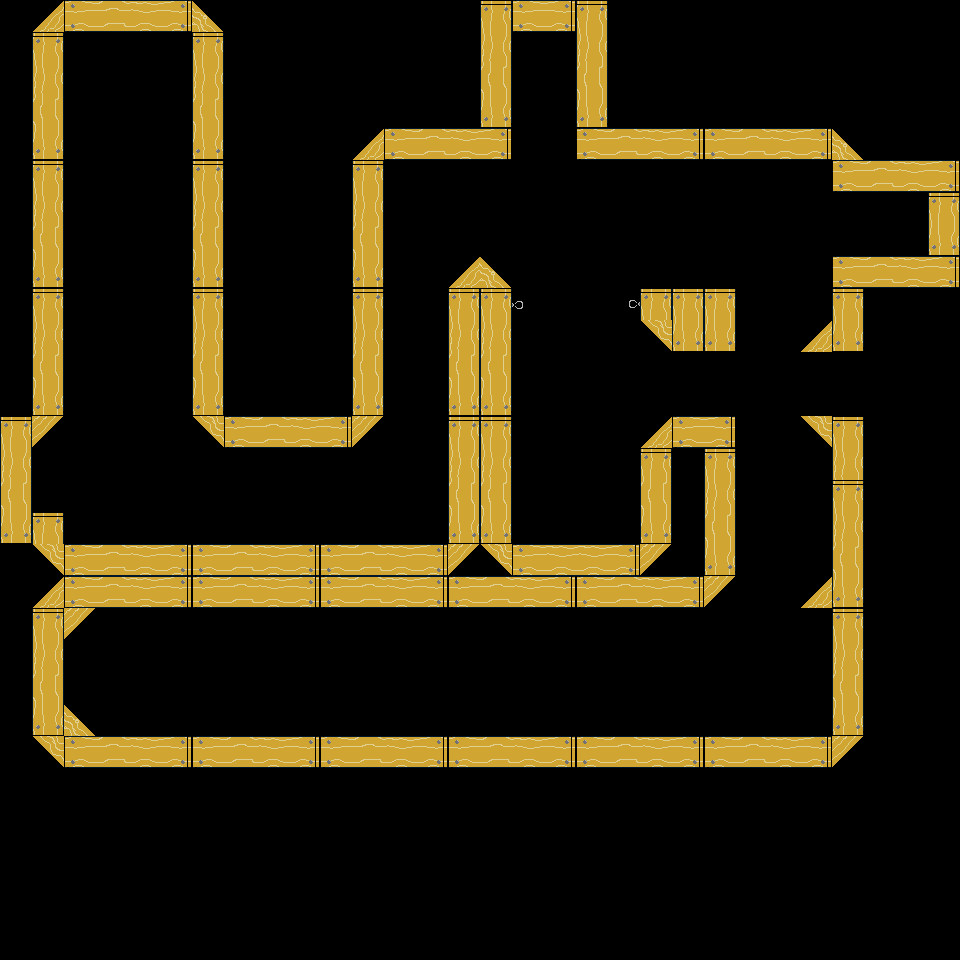

This game map was drawn from its Tiled (.tmx) file and the tilesets committed beside it. A one-line description and the trimmed map source follow:
An orthogonal 30x30 tile map with 32x32 px tiles, 2 tile layers (background, foreground), 3 tilesets and 53 objects (38x spikes, 6x fan, 4x rope, 3x door, exit, ...).

<map version="1.0" orientation="orthogonal" renderorder="right-down" width="30" height="30" tilewidth="32" tileheight="32" nextobjectid="101">
 <tileset firstgid="1" name="basic" tilewidth="32" tileheight="32" tilecount="256" columns="16">
  <image source="basic-tiles.png" width="512" height="512" />
 </tileset>
 <tileset firstgid="257" name="objects" tilewidth="64" tileheight="64" tilecount="4" columns="0">
  <tile id="1">
   <image width="32" height="64" source="fan_0.png" />
  </tile>
  <tile id="3">
   <image width="32" height="32" source="exit.png" />
  </tile>
  <tile id="4">
   <image width="32" height="32" source="spawn.png" />
  </tile>
  <tile id="5">
   <image width="64" height="7" source="door.png" />
  </tile>
 </tileset>
 <tileset firstgid="263" name="objects" tilewidth="64" tileheight="64" tilecount="4" columns="0">
  <tile id="1">
   <image width="32" height="64" source="fan_0.png" />
  </tile>
  <tile id="2">
   <image width="32" height="32" source="spawn.png" />
  </tile>
  <tile id="3">
   <image width="32" height="32" source="exit.png" />
  </tile>
  <tile id="9">
   <image width="64" height="7" source="door.png" />
  </tile>
 </tileset>
 <layer name="background" width="30" height="30">
  <data>[900 cells, 2 non-empty, 2 distinct tile ids]</data>
 </layer>
 <layer name="foreground" width="30" height="30" opacity="0.9">
  <data>[900 cells, 207 non-empty, 12 distinct tile ids]</data>
 </layer>
 <objectgroup name="objects">
  <object id="23" type="fan" gid="258" x="512" y="32" width="32" height="64" rotation="90" />
  <object id="24" type="exit" gid="260" x="80" y="688" width="32" height="32" />
  <object id="25" type="spawn" gid="261" x="112" y="80" width="32" height="32" />
  <object id="26" type="rope" gid="82" x="512" y="320" width="32" height="32">
   <properties>
    <property name="group" value="rope-group-1" />
   </properties>
  </object>
  <object id="29" type="rope" gid="83" x="544" y="320" width="32" height="32">
   <properties>
    <property name="group" value="rope-group-1" />
   </properties>
  </object>
  <object id="30" type="rope" gid="83" x="576" y="320" width="32" height="32">
   <properties>
    <property name="group" value="rope-group-1" />
   </properties>
  </object>
  <object id="31" type="rope" gid="99" x="608" y="320" width="32" height="32">
   <properties>
    <property name="group" value="rope-group-1" />
   </properties>
  </object>
  <object id="32" type="door" gid="272" x="512" y="96" width="64" height="7" rotation="90">
   <properties>
    <property name="openRotation" type="float" value="0" />
    <property name="triggeredByRopeGroup" value="rope-group-1" />
   </properties>
  </object>
  <object id="33" type="spikes" gid="18" x="64" y="544" width="32" height="32" />
  <object id="34" type="spikes" gid="18" x="128" y="736" width="32" height="32" />
  <object id="35" type="spikes" gid="18" x="128" y="544" width="32" height="32" />
  <object id="36" type="spikes" gid="18" x="160" y="544" width="32" height="32" />
  <object id="37" type="spikes" gid="18" x="256" y="544" width="32" height="32" />
  <object id="38" type="spikes" gid="18" x="192" y="544" width="32" height="32" />
  <object id="39" type="spikes" gid="18" x="224" y="544" width="32" height="32" />
  <object id="40" type="spikes" gid="18" x="288" y="544" width="32" height="32" />
  <object id="41" type="fan" gid="258" x="32" y="512" width="32" height="64" />
  <object id="42" type="spikes" gid="19" x="384" y="192" width="32" height="32" />
  <object id="43" type="spikes" gid="19" x="416" y="192" width="32" height="32" />
  <object id="44" type="spikes" gid="19" x="448" y="192" width="32" height="32" />
  <object id="46" type="door" gid="272" x="684" y="352" width="64" height="7" rotation="90">
   <properties>
    <property name="openRotation" type="float" value="0" />
    <property name="triggeredByRopeGroup" value="rope-group-1" />
   </properties>
  </object>
  <object id="47" type="fan" gid="2147483906" x="896" y="256" width="32" height="64" />
  <object id="48" type="fan" gid="258" x="800" y="416" width="32" height="64" />
  <object id="50" type="fan" gid="2147483906" x="800" y="672" width="32" height="64" />
  <object id="51" type="fan" gid="2147483906" x="800" y="736" width="32" height="64" />
  <object id="70" type="spikes" gid="18" x="96" y="544" width="32" height="32" />
  <object id="71" type="spikes" gid="18" x="160" y="736" width="32" height="32" />
  <object id="72" type="spikes" gid="18" x="192" y="736" width="32" height="32" />
  <object id="73" type="spikes" gid="18" x="224" y="736" width="32" height="32" />
  <object id="74" type="spikes" gid="18" x="256" y="736" width="32" height="32" />
  <object id="75" type="spikes" gid="18" x="96" y="736" width="32" height="32" />
  <object id="78" type="spikes" gid="18" x="288" y="736" width="32" height="32" />
  <object id="79" type="spikes" gid="19" x="320" y="640" width="32" height="32" />
  <object id="80" type="spikes" gid="19" x="352" y="640" width="32" height="32" />
  <object id="81" type="spikes" gid="19" x="384" y="640" width="32" height="32" />
  <object id="82" type="spikes" gid="19" x="416" y="640" width="32" height="32" />
  <object id="84" type="spikes" gid="18" x="448" y="736" width="32" height="32" />
  <object id="85" type="spikes" gid="18" x="480" y="736" width="32" height="32" />
  <object id="86" type="spikes" gid="18" x="512" y="736" width="32" height="32" />
  <object id="87" type="spikes" gid="18" x="544" y="736" width="32" height="32" />
  <object id="88" type="spikes" gid="19" x="576" y="640" width="32" height="32" />
  <object id="89" type="spikes" gid="19" x="608" y="640" width="32" height="32" />
  <object id="90" type="spikes" gid="19" x="640" y="640" width="32" height="32" />
  <object id="91" type="spikes" gid="19" x="672" y="640" width="32" height="32" />
  <object id="92" type="spikes" gid="18" x="512" y="544" width="32" height="32" />
  <object id="93" type="spikes" gid="18" x="544" y="544" width="32" height="32" />
  <object id="94" type="spikes" gid="18" x="576" y="544" width="32" height="32" />
  <object id="95" type="spikes" gid="18" x="608" y="544" width="32" height="32" />
  <object id="96" type="door" gid="272" x="860" y="188" width="64" height="7" rotation="90">
   <properties>
    <property name="openRotation" type="float" value="0" />
    <property name="triggeredByRopeGroup" value="rope-group-1" />
   </properties>
  </object>
  <object id="97" type="spikes" gid="18" x="352" y="544" width="32" height="32" />
  <object id="98" type="spikes" gid="18" x="384" y="544" width="32" height="32" />
  <object id="99" type="spikes" gid="18" x="320" y="544" width="32" height="32" />
  <object id="100" type="spikes" gid="18" x="416" y="544" width="32" height="32" />
 </objectgroup>
</map>
